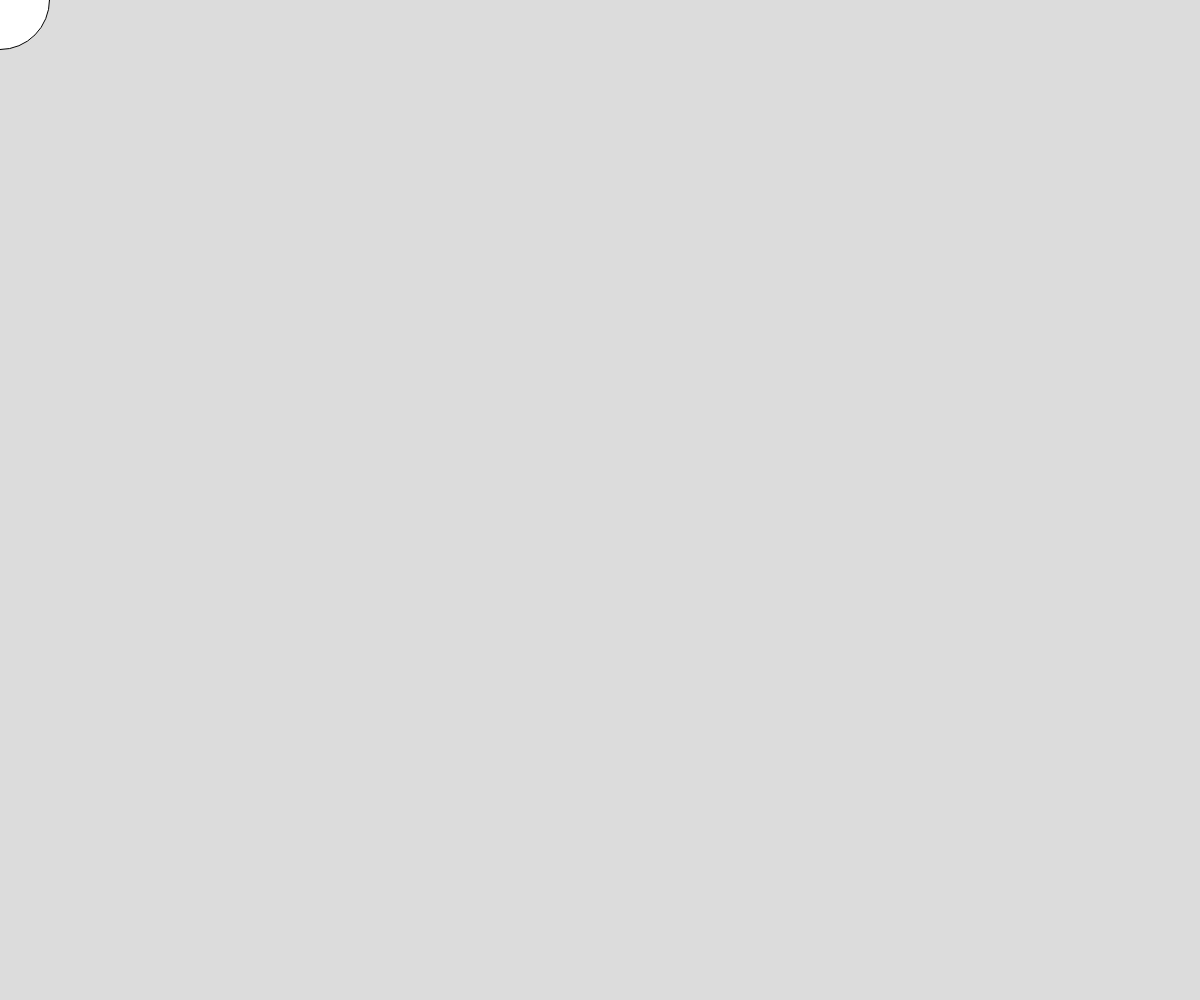
Frame 1 (no input)
Frame 60 (no input): identical to frame 1, image omitted
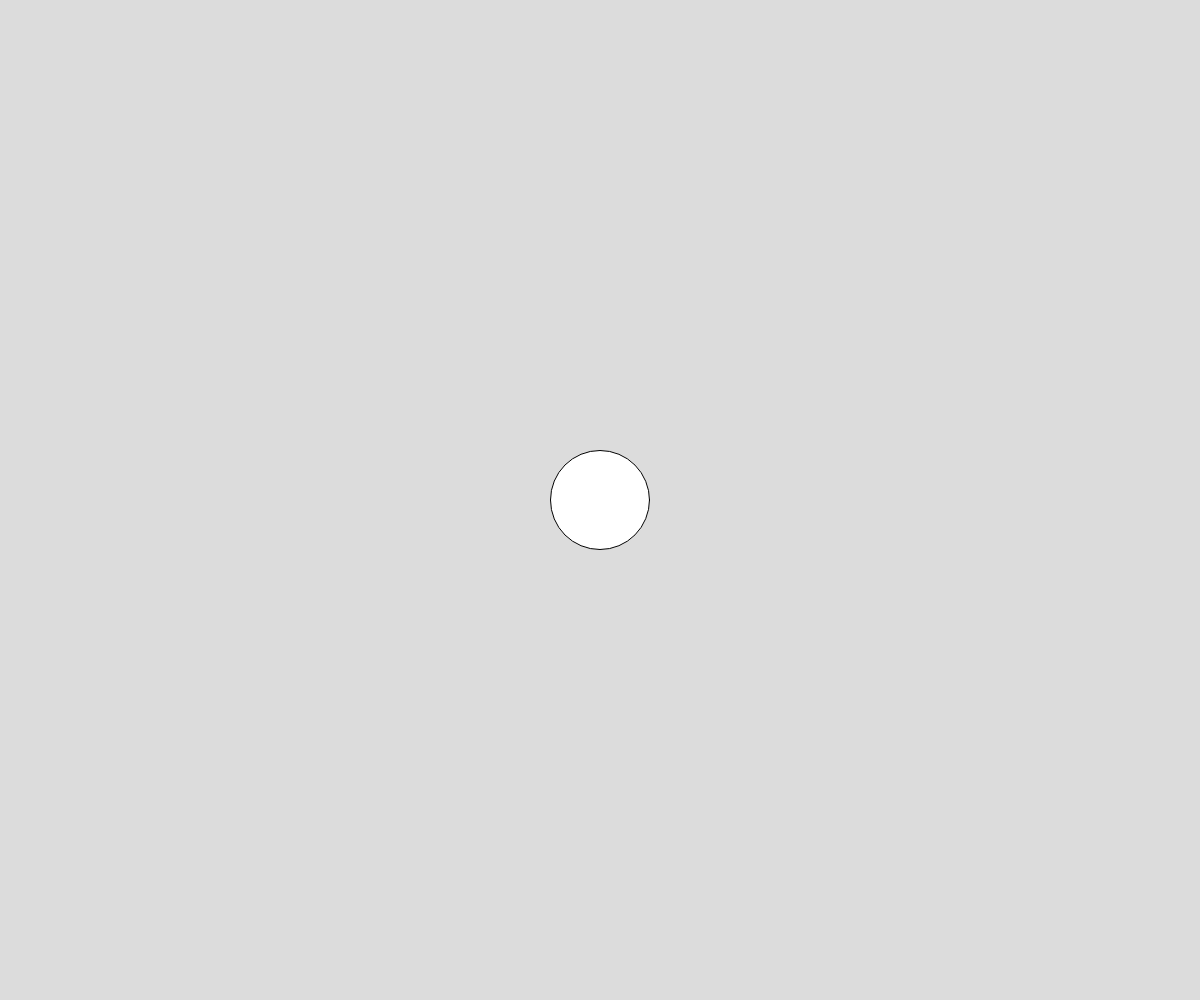
Frame 120 (the mouse pressed at the canvas centre since frame 60)

The p5.js sketch that drew these frames (run headless with seeded random() and noise() and a simulated clock; from frame 60 on, the mouse is pressed at the canvas centre):

// p5.js sketch
// ── sketch.js
// Project Title
// Your Name
// Date
//
// Extra for Experts:
// - describe what you did to take this project "above and beyond"


function setup() {
  createCanvas(windowWidth, windowHeight);
}

function draw() {
  background(220);
  circle(mouseX,mouseY,99);
}
